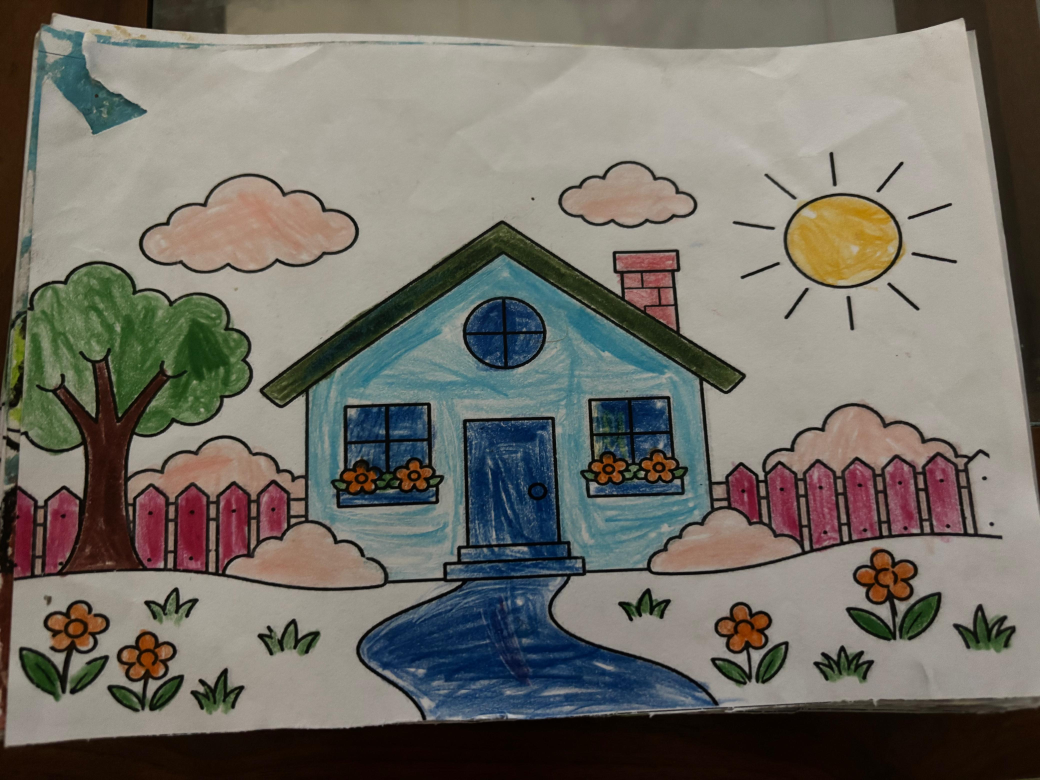
#> input picture ai-service/data/images/creative_coloring/S001_CC01.jpeg, 4160 x 3120 px (shown at 1/4 size); its folder holds only this picture in this run
$ python -i image_features.py   (imports and definitions only)
#> lines starting #> are read from the running program, lines starting #| are printed output that depends on the picture
#> further down, picture is the input picture: PIL image 4160x3120 RGB; mean R, G, B 114.8, 111.5, 103.2
"""Compact, deterministic visual features for creativity-image models."""

from __future__ import annotations

import numpy as np
from PIL import Image


FEATURE_VERSION = "rgb-hsv-histogram-grayscale-hog-v1"
IMAGE_SIZE = 64
HISTOGRAM_BINS = 16
HOG_CELLS = 4
HOG_BINS = 8


def extract_image_features(image: Image.Image) -> np.ndarray:
    """Extract color, luminance, and coarse shape features from an image."""
    rgb = image.convert("RGB").resize(
        (IMAGE_SIZE, IMAGE_SIZE),
        Image.Resampling.BILINEAR,
    )
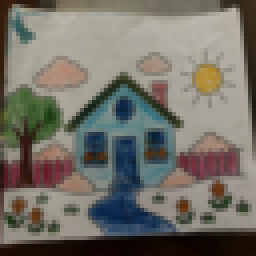
#> rgb: PIL image 64x64 RGB (shown 4 times larger); mean R, G, B 114.8, 111.5, 103.2
    pixels = np.asarray(rgb, dtype=np.float32) / 255.0
    channels = [pixels[:, :, index] for index in range(3)]
#> channels = 3 items

    histograms = [
        np.histogram(channel, bins=HISTOGRAM_BINS, range=(0.0, 1.0))[0]
        for channel in channels
    ]
#> histograms = [[146, 302, 185, 284, 243, 275, 328, 332, 261, 513, 950, 277, 0, 0, 0, 0], [266, 99, 266, 301, 249, 243, 290, 438, 473, 473, 892, 106, 0, 0, 0, 0], [311, 200, 174, 217, 343, 362, 397, 388, 530, 911, 263, 0, 0, 0, 0, 0]]
    hsv = np.asarray(rgb.convert("HSV"), dtype=np.float32) / 255.0
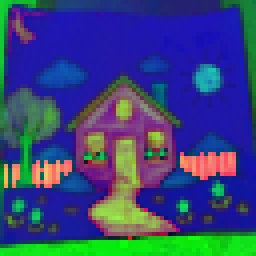
#> hsv: shape (64, 64, 3) float32 (shown 4 times larger); mean R, G, B 0.211, 0.276, 0.477
    histograms.extend(
        np.histogram(hsv[:, :, index], bins=HISTOGRAM_BINS, range=(0.0, 1.0))[0]
        for index in range(3)
    )
    histograms = [
        histogram.astype(np.float32) / float(IMAGE_SIZE * IMAGE_SIZE)
        for histogram in histograms
    ]
#> histograms = 6 items

    gray = np.asarray(rgb.convert("L"), dtype=np.float32) / 255.0
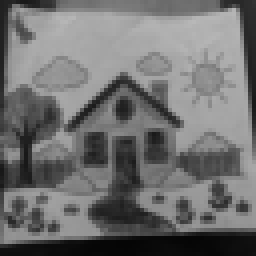
#> gray: shape (64, 64) float32 (shown 4 times larger); min 0.0196, max 0.722, mean 0.438
    gray_small = np.asarray(
        Image.fromarray(np.uint8(np.round(gray * 255))).resize(
            (16, 16),
            Image.Resampling.BILINEAR,
        ),
        dtype=np.float32,
    ).reshape(-1) / 255.0
#> gray_small = 256 values, max 0.69 at index 44, min 0.0314 at index 252, mean 0.44

    gradient_y, gradient_x = np.gradient(gray)
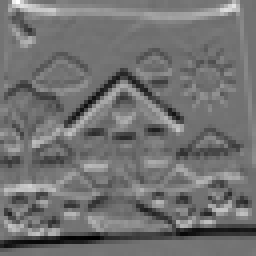
#> gradient_y: shape (64, 64) float32 (shown 4 times larger); min -0.28, max 0.337, mean -0.00443; drawn with min black and max white
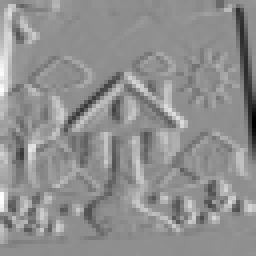
#> gradient_x: shape (64, 64) float32 (shown 4 times larger); min -0.392, max 0.306, mean 0.00162; drawn with min black and max white
    magnitude = np.hypot(gradient_x, gradient_y)
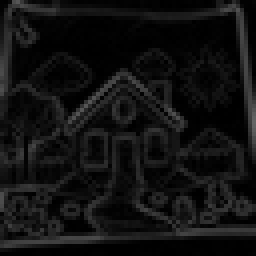
#> magnitude: shape (64, 64) float32 (shown 4 times larger); min 0, max 0.393, mean 0.0685
    orientation = np.mod(np.arctan2(gradient_y, gradient_x), np.pi)
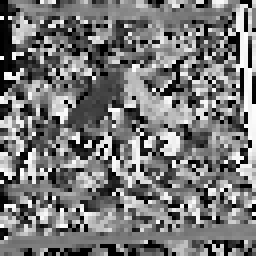
#> orientation: shape (64, 64) float32 (shown 4 times larger); min 0, max 3.13, mean 1.48; drawn with min black and max white
    cell_size = IMAGE_SIZE // HOG_CELLS
    hog = []
    for row in range(HOG_CELLS):
        for column in range(HOG_CELLS):
            y_slice = slice(row * cell_size, (row + 1) * cell_size)
            x_slice = slice(column * cell_size, (column + 1) * cell_size)
            histogram, _ = np.histogram(
                orientation[y_slice, x_slice],
                bins=HOG_BINS,
                range=(0.0, np.pi),
                weights=magnitude[y_slice, x_slice],
            )
            norm = float(np.linalg.norm(histogram))
            if norm:
                histogram = histogram / norm
            hog.extend(histogram.astype(np.float32))
#> after the loop, hog = 128 values, max 0.96 at index 63, min 0.02 at index 15, mean 0.279

    global_statistics = []
    for channel in channels:
        global_statistics.extend(
            [
                float(np.mean(channel)),
                float(np.std(channel)),
                float(np.percentile(channel, 10)),
                float(np.percentile(channel, 50)),
                float(np.percentile(channel, 90)),
            ]
        )
#> this loop made 3 passes
#> after the loop, global_statistics = [0.45, 0.209, 0.114, 0.494, 0.678, 0.437, 0.201, 0.141, 0.486, 0.659, 0.405, 0.193, 0.0941, 0.447, 0.616]
    global_statistics.extend(
        [
            float(np.mean(magnitude)),
            float(np.std(magnitude)),
            float(np.mean(magnitude > 0.08)),
            float(np.std(gray)),
        ]
    )

    return np.concatenate(
        [
            *histograms,
            gray_small,
            np.asarray(hog, dtype=np.float32),
            np.asarray(global_statistics, dtype=np.float32),
        ]
    ).astype(np.float32)

>>> from PIL import Image
>>> picture = Image.open('../data/images/creative_coloring/S001_CC01.jpeg')
>>> result = extract_image_features(picture)
#> result = 499 values, max 0.96 at index 415, min 0 at index 12, mean 0.322

$ run again, on ai-service/data/images/creative_coloring/S002_CC01.jpeg
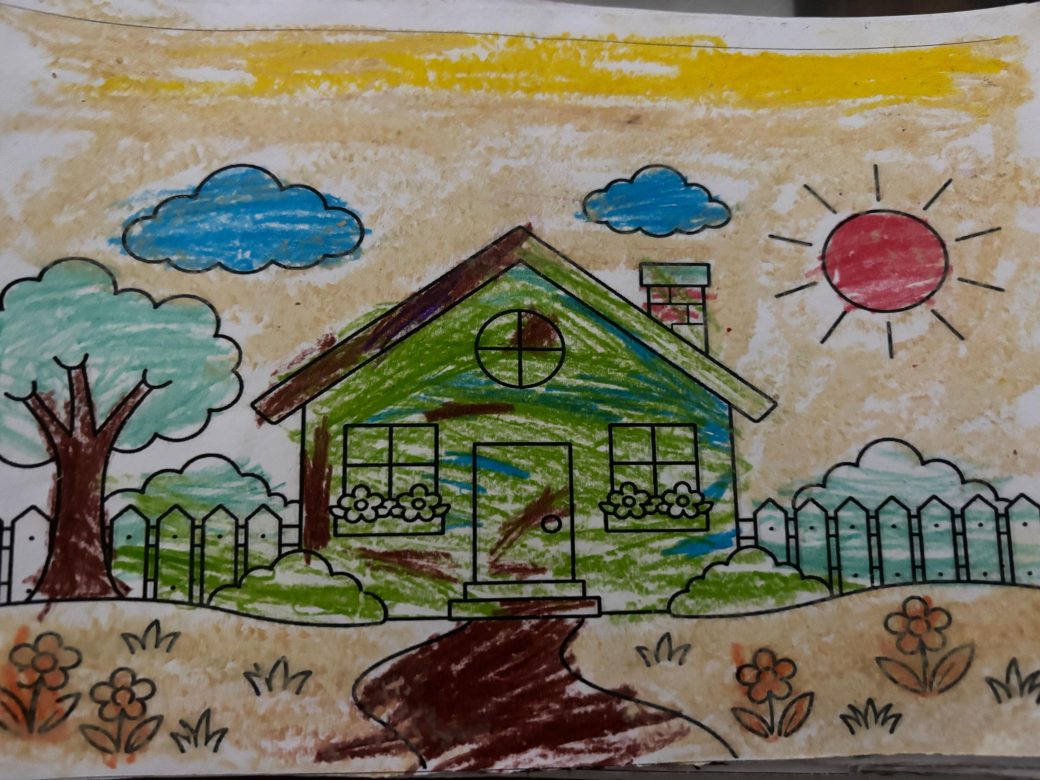
#> input picture ai-service/data/images/creative_coloring/S002_CC01.jpeg, 4160 x 3120 px (shown at 1/4 size)
#> picture is the input picture: PIL image 4160x3120 RGB; mean R, G, B 123.1, 118.4, 97.3
#> channels = 3 items
#> in extract_image_features, `histograms = [ np.histogram(channel, bins=HISTOGRAM_BINS, range=(0.0, ..`: histograms = [[19, 34, 151, 314, 395, 400, 419, 303, 298, 402, 835, 526, 0, 0, 0, 0], [44, 98, 105, 161, 307, 430, 507, 508, 396, 1010, 430, 100, 0, 0, 0, 0], [145, 238, 341, 381, 347, 382, 421, 592, 631, 354, 165, 85, 14, 0, 0, 0]]
#> in extract_image_features, `histograms = [ histogram.astype(np.float32) / float(IMAGE_SIZE * IMAGE..`: histograms = 6 items
#> in extract_image_features, `gray = np.asarray(rgb.convert("L"), dtype=np.float32) / 255.0`:
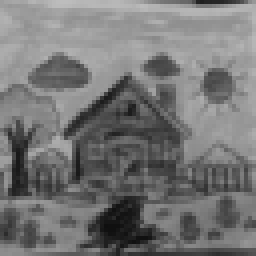
#> gray: shape (64, 64) float32 (shown 4 times larger); min 0.0588, max 0.741, mean 0.461
#> gray_small = 256 values, max 0.671 at index 3, min 0.102 at index 231, mean 0.461
#> in extract_image_features, `orientation = np.mod(np.arctan2(gradient_y, gradient_x), np.pi)`:
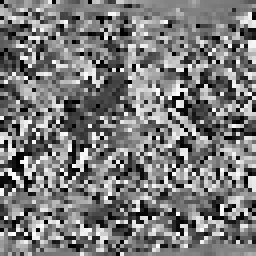
#> orientation: shape (64, 64) float32 (shown 4 times larger); min 0, max 3.13, mean 1.5; drawn with min black and max white
#> after the loop in extract_image_features, `for row in range(HOG_CELLS):`: hog = 128 values, max 0.919 at index 20, min 0.0129 at index 16, mean 0.299
#> the loop in extract_image_features, `for channel in channels:` made 3 passes
#> after the loop in extract_image_features, `for channel in channels:`: global_statistics = [0.483, 0.18, 0.231, 0.506, 0.698, 0.465, 0.156, 0.251, 0.486, 0.635, 0.382, 0.176, 0.129, 0.408, 0.59]
#> result = 499 values, max 0.919 at index 372, min 0 at index 12, mean 0.338

$ run again, on ai-service/data/images/creative_coloring/S003_CC01.jpeg
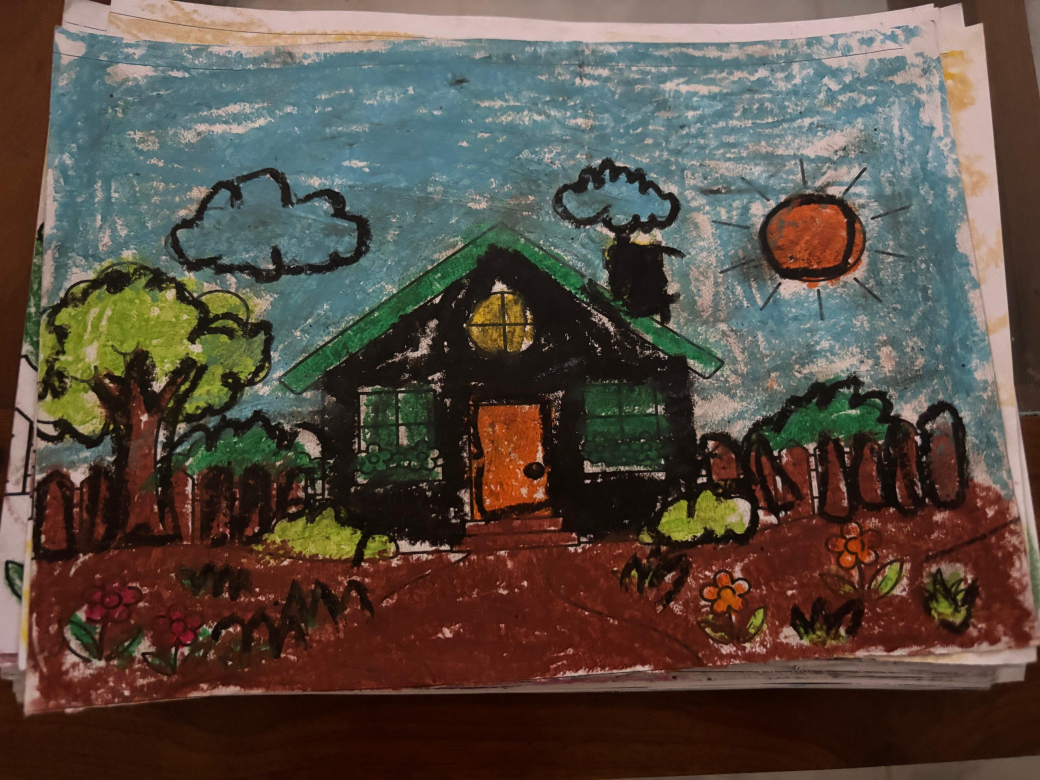
#> input picture ai-service/data/images/creative_coloring/S003_CC01.jpeg, 4160 x 3120 px (shown at 1/4 size)
#> picture is the input picture: PIL image 4160x3120 RGB; mean R, G, B 87.8, 76.1, 66.3
#> channels = 3 items
#> in extract_image_features, `histograms = [ np.histogram(channel, bins=HISTOGRAM_BINS, range=(0.0, ..`: histograms = [[0, 166, 679, 334, 499, 944, 532, 332, 197, 163, 83, 64, 88, 15, 0, 0], [263, 774, 593, 375, 259, 206, 304, 553, 442, 189, 97, 41, 0, 0, 0, 0], [522, 1059, 518, 256, 153, 131, 242, 438, 467, 221, 62, 27, 0, 0, 0, 0]]
#> in extract_image_features, `histograms = [ histogram.astype(np.float32) / float(IMAGE_SIZE * IMAGE..`: histograms = 6 items
#> in extract_image_features, `gray = np.asarray(rgb.convert("L"), dtype=np.float32) / 255.0`:
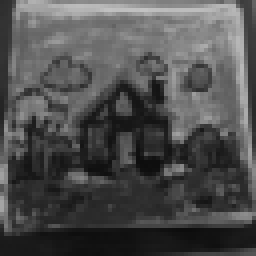
#> gray: shape (64, 64) float32 (shown 4 times larger); min 0.0471, max 0.761, mean 0.308
#> gray_small = 256 values, max 0.643 at index 4, min 0.0667 at index 245, mean 0.309
#> in extract_image_features, `orientation = np.mod(np.arctan2(gradient_y, gradient_x), np.pi)`:
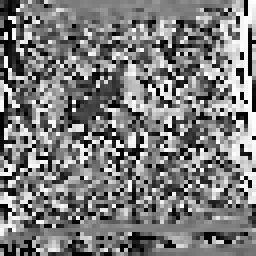
#> orientation: shape (64, 64) float32 (shown 4 times larger); min 0, max 3.13, mean 1.52; drawn with min black and max white
#> after the loop in extract_image_features, `for row in range(HOG_CELLS):`: hog = 128 values, max 0.887 at index 63, min 0.0372 at index 8, mean 0.289
#> the loop in extract_image_features, `for channel in channels:` made 3 passes
#> after the loop in extract_image_features, `for channel in channels:`: global_statistics = [0.345, 0.159, 0.149, 0.333, 0.565, 0.299, 0.188, 0.0745, 0.259, 0.545, 0.26, 0.202, 0.0412, 0.176, 0.545]
#> result = 499 values, max 0.887 at index 415, min 0 at index 0, mean 0.254

$ run again, on ai-service/data/images/creative_coloring/S004_CC01.jpeg
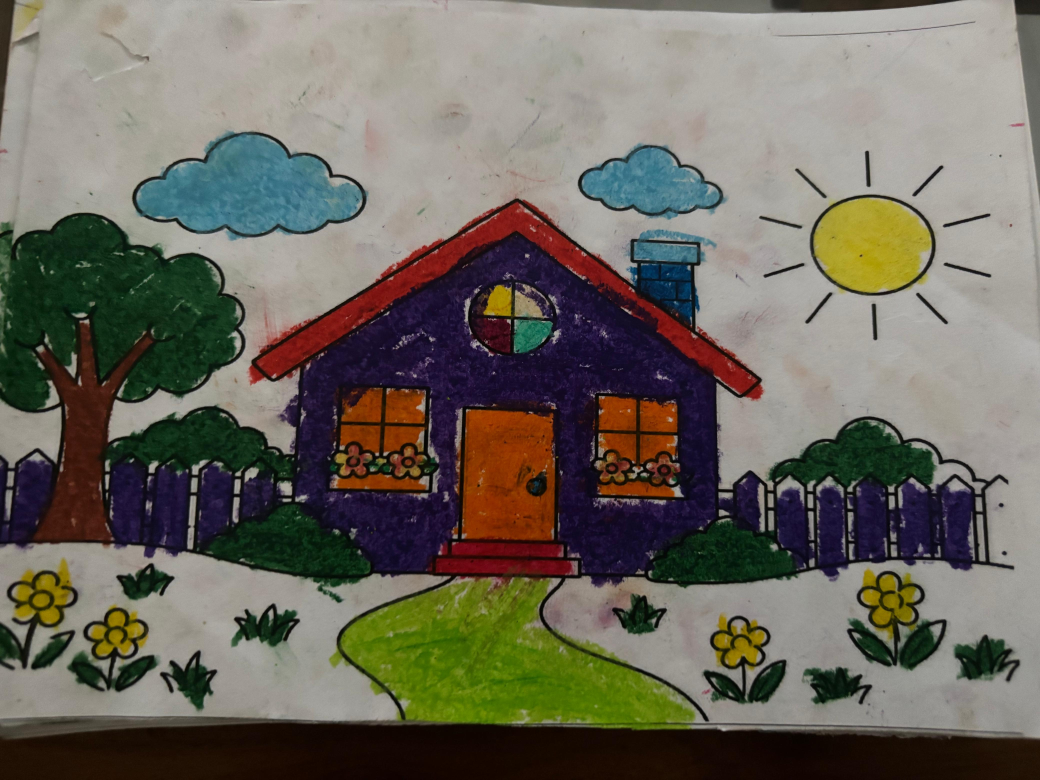
#> input picture ai-service/data/images/creative_coloring/S004_CC01.jpeg, 4160 x 3120 px (shown at 1/4 size)
#> picture is the input picture: PIL image 4160x3120 RGB; mean R, G, B 108.3, 103.9, 93.4
#> channels = 3 items
#> in extract_image_features, `histograms = [ np.histogram(channel, bins=HISTOGRAM_BINS, range=(0.0, ..`: histograms = [[122, 602, 298, 207, 245, 239, 214, 191, 251, 419, 978, 330, 0, 0, 0, 0], [293, 482, 399, 275, 102, 131, 153, 346, 265, 531, 1018, 101, 0, 0, 0, 0], [510, 485, 387, 338, 151, 101, 106, 187, 392, 771, 662, 6, 0, 0, 0, 0]]
#> in extract_image_features, `histograms = [ histogram.astype(np.float32) / float(IMAGE_SIZE * IMAGE..`: histograms = 6 items
#> gray_small = 256 values, max 0.698 at index 30, min 0.0667 at index 246, mean 0.409
#> in extract_image_features, `orientation = np.mod(np.arctan2(gradient_y, gradient_x), np.pi)`:
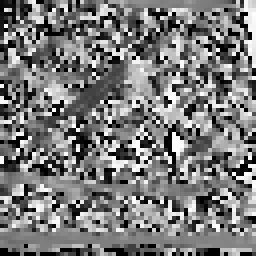
#> orientation: shape (64, 64) float32 (shown 4 times larger); min 0, max 3.13, mean 1.5; drawn with min black and max white
#> after the loop in extract_image_features, `for row in range(HOG_CELLS):`: hog = 128 values, max 0.942 at index 42, min 0.0458 at index 46, mean 0.293
#> the loop in extract_image_features, `for channel in channels:` made 3 passes
#> after the loop in extract_image_features, `for channel in channels:`: global_statistics = [0.425, 0.23, 0.0941, 0.478, 0.686, 0.408, 0.234, 0.0706, 0.471, 0.667, 0.367, 0.239, 0.0314, 0.42, 0.643]
#> result = 499 values, max 0.942 at index 394, min 0 at index 12, mean 0.309
